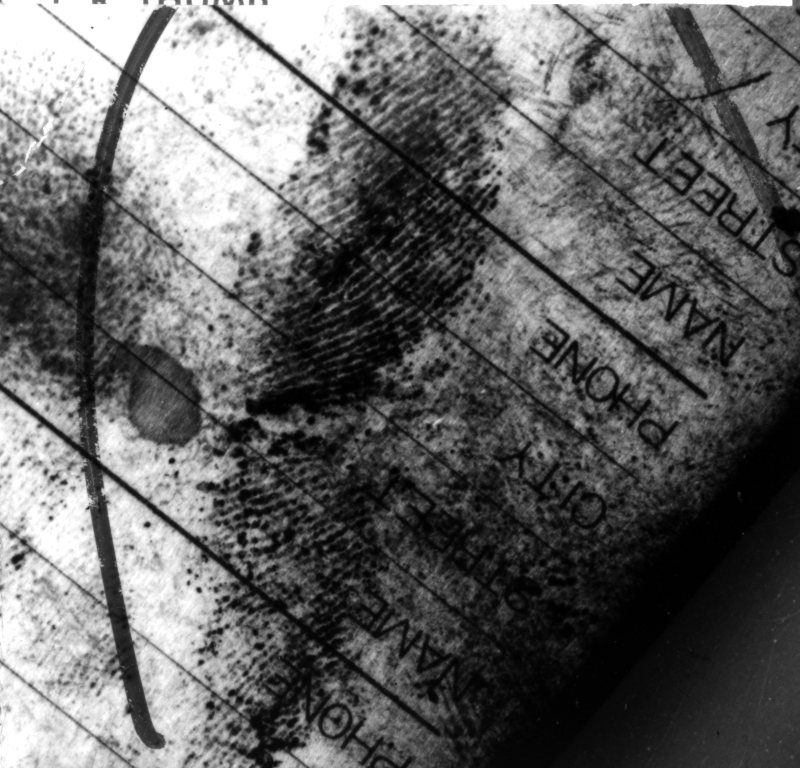
%> input picture bad_latent.bmp, 800 x 768 px
$ octave main_prototype.m   (GNU Octave 9; MATLAB toolbox functions it lacks are replaced by stand-ins)
%> lines starting %> are read from the running program, lines starting %| are printed output that depends on the picture
clear;
close all;
clc;

img = double(imread('bad_latent.bmp'));
%> img: size 768x800 double; min 0, max 255, mean 100.1; mean of the top-left, top-right, bottom-left and bottom-right quarters 142.1, 100.5, 123.9, 33.8
figure;
imshow(uint8(img));
title('Input');

%% Histogram Equalized Image

[M,N]=size(img); % get size of image
%> M = 768; N = 800
for i=0:255
    h(i+1)=sum(sum(img==i)); %Frequency of each pixel from 1-256
end
%> after the loop, h = 256 values, max 27111 at index 256, min 902 at index 176, mean 2400
% compute hist equalization
y=uint8(img); % initialize output image
%> y is the input picture: size 768x800 uint8; min 0, max 255, mean 100.1
s=sum(h); % Total number of pixels
%> s = 614400
for i=0:255
    I=find(img==i); %index of pixels in input image with value �i�
    y(I)=(255-1)*(sum(h(1:i))/s); %(L-1)*CDF
end
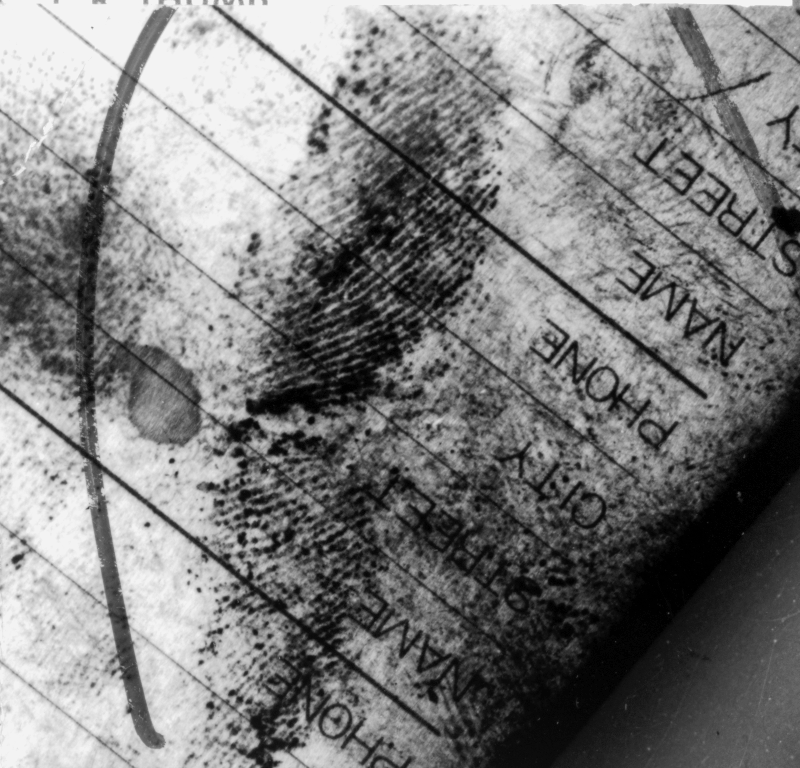
%> y: size 768x800 uint8; min 0, max 243, mean 126.2
%plot hist of output image
r = 0:255;
%stem(r,h) %plot hist of input
for i=0:255
    hy(i+1)=sum(sum(round(y)==i)); %hist of output
end
%> after the loop, hy = 256 values, max 27111 at index 244, min 0 at index 3, mean 2400
%figure, stem(r,hy) %plot hist of input
img_hist = y;
figure,imshow(uint8(img_hist));
title('HIST_OUT');
img = double(imresize(img_hist, [768,768]));
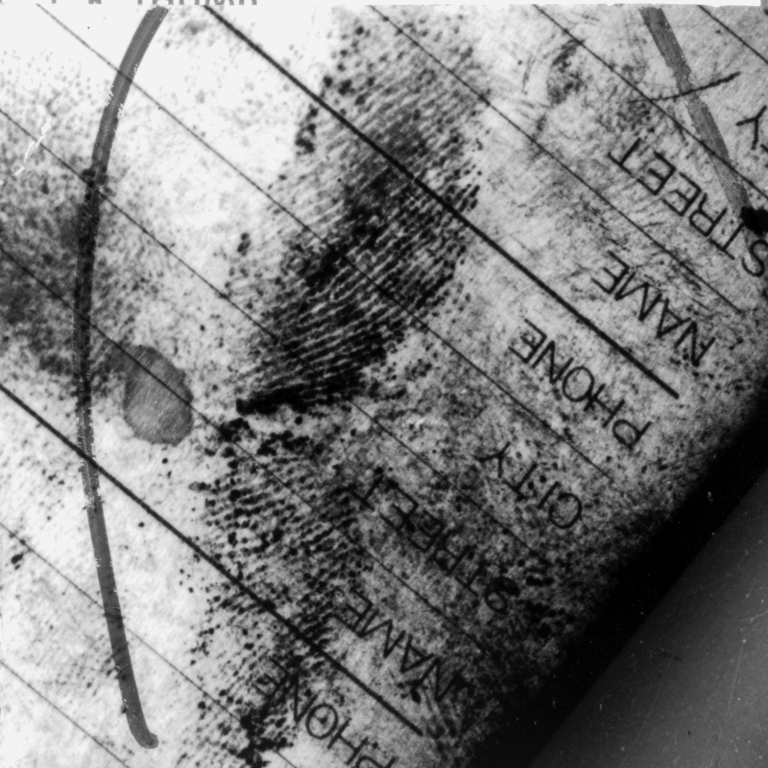
%> img: size 768x768 double; min 0, max 247, mean 126.2

sigma = 0.7;
alpha = 1.0;
%> (the run ends here)
